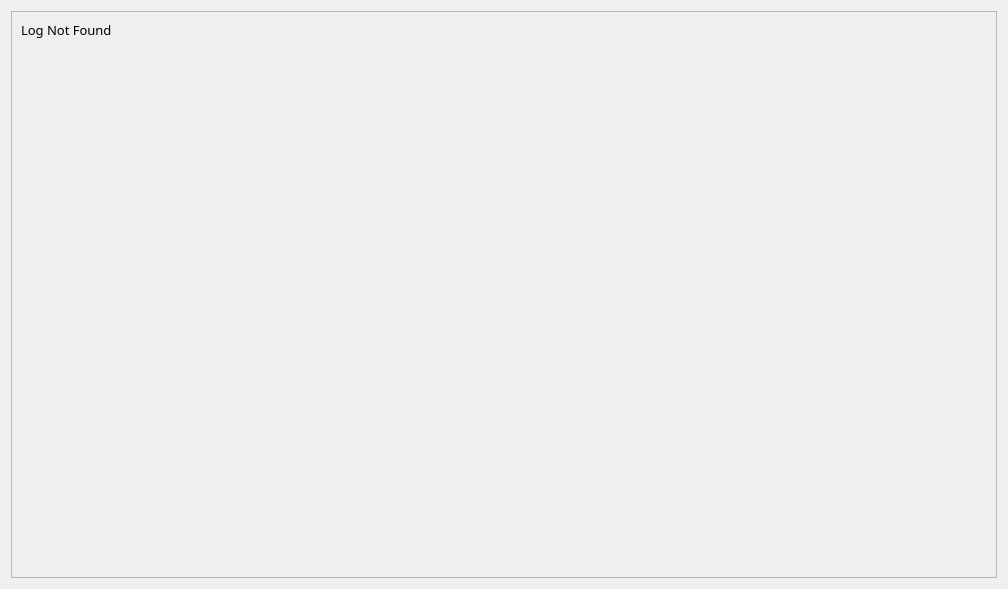
<?xml version="1.0" encoding="UTF-8"?>
<ui version="4.0">
 <class>Dialog</class>
 <widget class="QDialog" name="Dialog">
  <property name="geometry">
   <rect>
    <x>0</x>
    <y>0</y>
    <width>1008</width>
    <height>589</height>
   </rect>
  </property>
  <property name="font">
   <font>
    <family>Source Sans Pro</family>
    <pointsize>12</pointsize>
   </font>
  </property>
  <property name="windowTitle">
   <string>Log</string>
  </property>
  <property name="windowIcon">
   <iconset>
    <normaloff>../icons/mic.png</normaloff>../icons/mic.png</iconset>
  </property>
  <layout class="QGridLayout" name="gridLayout">
   <item row="0" column="0">
    <widget class="QScrollArea" name="scrollArea">
     <property name="widgetResizable">
      <bool>true</bool>
     </property>
     <widget class="QWidget" name="scrollAreaWidgetContents">
      <property name="geometry">
       <rect>
        <x>0</x>
        <y>0</y>
        <width>988</width>
        <height>569</height>
       </rect>
      </property>
      <layout class="QGridLayout" name="gridLayout_3">
       <item row="0" column="0">
        <widget class="QLabel" name="LogText">
         <property name="sizePolicy">
          <sizepolicy hsizetype="MinimumExpanding" vsizetype="MinimumExpanding">
           <horstretch>0</horstretch>
           <verstretch>0</verstretch>
          </sizepolicy>
         </property>
         <property name="maximumSize">
          <size>
           <width>16777215</width>
           <height>16777215</height>
          </size>
         </property>
         <property name="font">
          <font>
           <family>Unispace</family>
           <pointsize>10</pointsize>
           <weight>50</weight>
           <bold>false</bold>
           <underline>false</underline>
          </font>
         </property>
         <property name="text">
          <string>Log Not Found</string>
         </property>
         <property name="alignment">
          <set>Qt::AlignLeading|Qt::AlignLeft|Qt::AlignTop</set>
         </property>
        </widget>
       </item>
      </layout>
     </widget>
    </widget>
   </item>
  </layout>
 </widget>
 <resources/>
 <connections/>
</ui>
